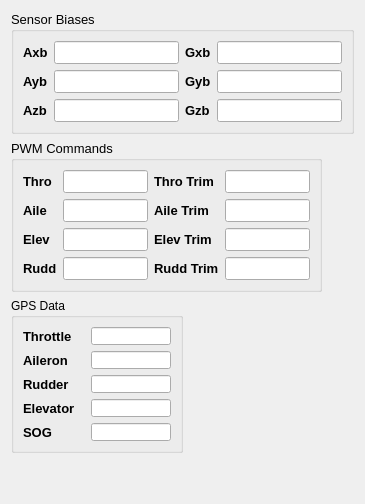
     <widget class="QWidget" name="tab">
      <attribute name="title">
       <string>Attitude</string>
      </attribute>
      <layout class="QGridLayout" name="gridLayout_26">
       <item row="0" column="0">
        <layout class="QVBoxLayout" name="verticalLayout_20">
         <item>
          <layout class="QVBoxLayout" name="verticalLayout_19">
           <item>
            <widget class="QGroupBox" name="sensorBiases_groupBox">
             <property name="minimumSize">
              <size>
               <width>0</width>
               <height>0</height>
              </size>
             </property>
             <property name="maximumSize">
              <size>
               <width>16777215</width>
               <height>16777215</height>
              </size>
             </property>
             <property name="font">
              <font>
               <pointsize>10</pointsize>
              </font>
             </property>
             <property name="title">
              <string>Sensor Biases</string>
             </property>
             <layout class="QGridLayout" name="gridLayout_6">
              <item row="0" column="0">
               <layout class="QHBoxLayout" name="horizontalLayout_7">
                <item>
                 <layout class="QVBoxLayout" name="verticalLayout_14">
                  <item>
                   <widget class="QLabel" name="label_10">
                    <property name="minimumSize">
                     <size>
                      <width>0</width>
                      <height>0</height>
                     </size>
                    </property>
                    <property name="maximumSize">
                     <size>
                      <width>16777215</width>
                      <height>16777215</height>
                     </size>
                    </property>
                    <property name="font">
                     <font>
                      <pointsize>10</pointsize>
                      <weight>75</weight>
                      <bold>true</bold>
                     </font>
                    </property>
                    <property name="text">
                     <string>Axb</string>
                    </property>
                   </widget>
                  </item>
                  <item>
                   <widget class="QLabel" name="label_11">
                    <property name="minimumSize">
                     <size>
                      <width>0</width>
                      <height>0</height>
                     </size>
                    </property>
                    <property name="maximumSize">
                     <size>
                      <width>16777215</width>
                      <height>16777215</height>
                     </size>
                    </property>
                    <property name="font">
                     <font>
                      <pointsize>10</pointsize>
                      <weight>75</weight>
                      <bold>true</bold>
                     </font>
                    </property>
                    <property name="text">
                     <string>Ayb</string>
                    </property>
                   </widget>
                  </item>
                  <item>
                   <widget class="QLabel" name="label_12">
                    <property name="minimumSize">
                     <size>
                      <width>0</width>
                      <height>0</height>
                     </size>
                    </property>
                    <property name="maximumSize">
                     <size>
                      <width>16777215</width>
                      <height>16777215</height>
                     </size>
                    </property>
                    <property name="font">
                     <font>
                      <pointsize>10</pointsize>
                      <weight>75</weight>
                      <bold>true</bold>
                     </font>
                    </property>
                    <property name="text">
                     <string>Azb</string>
                    </property>
                   </widget>
                  </item>
                 </layout>
                </item>
                <item>
                 <layout class="QVBoxLayout" name="verticalLayout_13">
                  <item>
                   <widget class="QLineEdit" name="m_AxBiases"/>
                  </item>
                  <item>
                   <widget class="QLineEdit" name="m_AyBiases"/>
                  </item>
                  <item>
                   <widget class="QLineEdit" name="m_AzBiases"/>
                  </item>
                 </layout>
                </item>
               </layout>
              </item>
              <item row="0" column="1">
               <layout class="QHBoxLayout" name="horizontalLayout_8">
                <item>
                 <layout class="QVBoxLayout" name="verticalLayout_16">
                  <item>
                   <widget class="QLabel" name="label_13">
                    <property name="minimumSize">
                     <size>
                      <width>0</width>
                      <height>0</height>
                     </size>
                    </property>
                    <property name="maximumSize">
                     <size>
                      <width>16777215</width>
                      <height>16777215</height>
                     </size>
                    </property>
                    <property name="font">
                     <font>
                      <pointsize>10</pointsize>
                      <weight>75</weight>
                      <bold>true</bold>
                     </font>
                    </property>
                    <property name="text">
                     <string>Gxb</string>
                    </property>
                   </widget>
                  </item>
                  <item>
                   <widget class="QLabel" name="label_14">
                    <property name="minimumSize">
                     <size>
                      <width>0</width>
                      <height>0</height>
                     </size>
                    </property>
                    <property name="maximumSize">
                     <size>
                      <width>16777215</width>
                      <height>16777215</height>
                     </size>
                    </property>
                    <property name="font">
                     <font>
                      <pointsize>10</pointsize>
                      <weight>75</weight>
                      <bold>true</bold>
                     </font>
                    </property>
                    <property name="text">
                     <string>Gyb</string>
                    </property>
                   </widget>
                  </item>
                  <item>
                   <widget class="QLabel" name="label_15">
                    <property name="minimumSize">
                     <size>
                      <width>0</width>
                      <height>0</height>
                     </size>
                    </property>
                    <property name="maximumSize">
                     <size>
                      <width>16777215</width>
                      <height>16777215</height>
                     </size>
                    </property>
                    <property name="font">
                     <font>
                      <pointsize>10</pointsize>
                      <weight>75</weight>
                      <bold>true</bold>
                     </font>
                    </property>
                    <property name="text">
                     <string>Gzb</string>
                    </property>
                   </widget>
                  </item>
                 </layout>
                </item>
                <item>
                 <layout class="QVBoxLayout" name="verticalLayout_15">
                  <item>
                   <widget class="QLineEdit" name="m_GxBiases"/>
                  </item>
                  <item>
                   <widget class="QLineEdit" name="m_GyBiases"/>
                  </item>
                  <item>
                   <widget class="QLineEdit" name="m_GzBiases"/>
                  </item>
                 </layout>
                </item>
               </layout>
              </item>
             </layout>
            </widget>
           </item>
           <item>
            <widget class="QGroupBox" name="PWMCommands_groupBox">
             <property name="minimumSize">
              <size>
               <width>0</width>
               <height>0</height>
              </size>
             </property>
             <property name="maximumSize">
              <size>
               <width>311</width>
               <height>171</height>
              </size>
             </property>
             <property name="font">
              <font>
               <pointsize>10</pointsize>
              </font>
             </property>
             <property name="title">
              <string>PWM Commands</string>
             </property>
             <layout class="QGridLayout" name="gridLayout_9">
              <item row="0" column="0">
               <layout class="QHBoxLayout" name="horizontalLayout_5">
                <item>
                 <layout class="QVBoxLayout" name="verticalLayout_10">
                  <item>
                   <widget class="QLabel" name="label_16">
                    <property name="minimumSize">
                     <size>
                      <width>0</width>
                      <height>0</height>
                     </size>
                    </property>
                    <property name="maximumSize">
                     <size>
                      <width>16777215</width>
                      <height>16777215</height>
                     </size>
                    </property>
                    <property name="font">
                     <font>
                      <pointsize>10</pointsize>
                      <weight>75</weight>
                      <bold>true</bold>
                     </font>
                    </property>
                    <property name="text">
                     <string>Thro</string>
                    </property>
                   </widget>
                  </item>
                  <item>
                   <widget class="QLabel" name="label_17">
                    <property name="minimumSize">
                     <size>
                      <width>0</width>
                      <height>0</height>
                     </size>
                    </property>
                    <property name="maximumSize">
                     <size>
                      <width>16777215</width>
                      <height>16777215</height>
                     </size>
                    </property>
                    <property name="font">
                     <font>
                      <pointsize>10</pointsize>
                      <weight>75</weight>
                      <bold>true</bold>
                     </font>
                    </property>
                    <property name="text">
                     <string>Aile</string>
                    </property>
                   </widget>
                  </item>
                  <item>
                   <widget class="QLabel" name="label_18">
                    <property name="minimumSize">
                     <size>
                      <width>0</width>
                      <height>0</height>
                     </size>
                    </property>
                    <property name="maximumSize">
                     <size>
                      <width>16777215</width>
                      <height>16777215</height>
                     </size>
                    </property>
                    <property name="font">
                     <font>
                      <pointsize>10</pointsize>
                      <weight>75</weight>
                      <bold>true</bold>
                     </font>
                    </property>
                    <property name="text">
                     <string>Elev</string>
                    </property>
                   </widget>
                  </item>
                  <item>
                   <widget class="QLabel" name="label_19">
                    <property name="minimumSize">
                     <size>
                      <width>0</width>
                      <height>0</height>
                     </size>
                    </property>
                    <property name="maximumSize">
                     <size>
                      <width>16777215</width>
                      <height>16777215</height>
                     </size>
                    </property>
                    <property name="font">
                     <font>
                      <pointsize>10</pointsize>
                      <weight>75</weight>
                      <bold>true</bold>
                     </font>
                    </property>
                    <property name="text">
                     <string>Rudd</string>
                    </property>
                   </widget>
                  </item>
                 </layout>
                </item>
                <item>
                 <layout class="QVBoxLayout" name="verticalLayout_2">
                  <item>
                   <widget class="QLineEdit" name="m_pwmThro">
                    <property name="sizePolicy">
                     <sizepolicy hsizetype="Expanding" vsizetype="Expanding">
                      <horstretch>0</horstretch>
                      <verstretch>0</verstretch>
                     </sizepolicy>
                    </property>
                    <property name="minimumSize">
                     <size>
                      <width>0</width>
                      <height>0</height>
                     </size>
                    </property>
                    <property name="maximumSize">
                     <size>
                      <width>16777215</width>
                      <height>16777215</height>
                     </size>
                    </property>
                   </widget>
                  </item>
                  <item>
                   <widget class="QLineEdit" name="m_pwmAile">
                    <property name="sizePolicy">
                     <sizepolicy hsizetype="Expanding" vsizetype="Fixed">
                      <horstretch>60</horstretch>
                      <verstretch>18</verstretch>
                     </sizepolicy>
                    </property>
                    <property name="minimumSize">
                     <size>
                      <width>0</width>
                      <height>0</height>
                     </size>
                    </property>
                    <property name="maximumSize">
                     <size>
                      <width>16777215</width>
                      <height>16777215</height>
                     </size>
                    </property>
                   </widget>
                  </item>
                  <item>
                   <widget class="QLineEdit" name="m_pwmElev">
                    <property name="sizePolicy">
                     <sizepolicy hsizetype="Expanding" vsizetype="Fixed">
                      <horstretch>60</horstretch>
                      <verstretch>18</verstretch>
                     </sizepolicy>
                    </property>
                    <property name="minimumSize">
                     <size>
                      <width>0</width>
                      <height>0</height>
                     </size>
                    </property>
                    <property name="maximumSize">
                     <size>
                      <width>16777215</width>
                      <height>16777215</height>
                     </size>
                    </property>
                   </widget>
                  </item>
                  <item>
                   <widget class="QLineEdit" name="m_pwmRudd">
                    <property name="sizePolicy">
                     <sizepolicy hsizetype="Expanding" vsizetype="Fixed">
                      <horstretch>60</horstretch>
                      <verstretch>18</verstretch>
                     </sizepolicy>
                    </property>
                    <property name="minimumSize">
                     <size>
                      <width>0</width>
                      <height>0</height>
                     </size>
                    </property>
                    <property name="maximumSize">
                     <size>
                      <width>16777215</width>
                      <height>16777215</height>
                     </size>
                    </property>
                   </widget>
                  </item>
                 </layout>
                </item>
               </layout>
              </item>
              <item row="0" column="1">
               <layout class="QHBoxLayout" name="horizontalLayout_6">
                <item>
                 <layout class="QVBoxLayout" name="verticalLayout_11">
                  <item>
                   <widget class="QLabel" name="label_21">
                    <property name="minimumSize">
                     <size>
                      <width>0</width>
                      <height>0</height>
                     </size>
                    </property>
                    <property name="maximumSize">
                     <size>
                      <width>16777215</width>
                      <height>16777215</height>
                     </size>
                    </property>
                    <property name="font">
                     <font>
                      <pointsize>10</pointsize>
                      <weight>75</weight>
                      <bold>true</bold>
                     </font>
                    </property>
                    <property name="text">
                     <string>Thro Trim</string>
                    </property>
                   </widget>
                  </item>
                  <item>
                   <widget class="QLabel" name="label_22">
                    <property name="minimumSize">
                     <size>
                      <width>0</width>
                      <height>0</height>
                     </size>
                    </property>
                    <property name="maximumSize">
                     <size>
                      <width>16777215</width>
                      <height>16777215</height>
                     </size>
                    </property>
                    <property name="font">
                     <font>
                      <pointsize>10</pointsize>
                      <weight>75</weight>
                      <bold>true</bold>
                     </font>
                    </property>
                    <property name="text">
                     <string>Aile Trim</string>
                    </property>
                   </widget>
                  </item>
                  <item>
                   <widget class="QLabel" name="label_23">
                    <property name="minimumSize">
                     <size>
                      <width>0</width>
                      <height>0</height>
                     </size>
                    </property>
                    <property name="maximumSize">
                     <size>
                      <width>16777215</width>
                      <height>16777215</height>
                     </size>
                    </property>
                    <property name="font">
                     <font>
                      <pointsize>10</pointsize>
                      <weight>75</weight>
                      <bold>true</bold>
                     </font>
                    </property>
                    <property name="text">
                     <string>Elev Trim</string>
                    </property>
                   </widget>
                  </item>
                  <item>
                   <widget class="QLabel" name="label_24">
                    <property name="minimumSize">
                     <size>
                      <width>0</width>
                      <height>0</height>
                     </size>
                    </property>
                    <property name="maximumSize">
                     <size>
                      <width>16777215</width>
                      <height>16777215</height>
                     </size>
                    </property>
                    <property name="font">
                     <font>
                      <pointsize>10</pointsize>
                      <weight>75</weight>
                      <bold>true</bold>
                     </font>
                    </property>
                    <property name="text">
                     <string>Rudd Trim</string>
                    </property>
                   </widget>
                  </item>
                 </layout>
                </item>
                <item>
                 <layout class="QVBoxLayout" name="verticalLayout_12">
                  <item>
                   <widget class="QLineEdit" name="m_pwmThroTrim">
                    <property name="sizePolicy">
                     <sizepolicy hsizetype="Expanding" vsizetype="Fixed">
                      <horstretch>60</horstretch>
                      <verstretch>18</verstretch>
                     </sizepolicy>
                    </property>
                    <property name="minimumSize">
                     <size>
                      <width>0</width>
                      <height>0</height>
                     </size>
                    </property>
                    <property name="maximumSize">
                     <size>
                      <width>16777215</width>
                      <height>16777215</height>
                     </size>
                    </property>
                   </widget>
                  </item>
                  <item>
                   <widget class="QLineEdit" name="m_pwmAileTrim">
                    <property name="sizePolicy">
                     <sizepolicy hsizetype="Expanding" vsizetype="Fixed">
                      <horstretch>60</horstretch>
                      <verstretch>18</verstretch>
                     </sizepolicy>
                    </property>
                    <property name="minimumSize">
                     <size>
                      <width>0</width>
                      <height>0</height>
                     </size>
                    </property>
                    <property name="maximumSize">
                     <size>
                      <width>16777215</width>
                      <height>16777215</height>
                     </size>
                    </property>
                   </widget>
                  </item>
                  <item>
                   <widget class="QLineEdit" name="m_pwmElevTrim">
                    <property name="sizePolicy">
                     <sizepolicy hsizetype="Expanding" vsizetype="Fixed">
                      <horstretch>60</horstretch>
                      <verstretch>18</verstretch>
                     </sizepolicy>
                    </property>
                    <property name="minimumSize">
                     <size>
                      <width>0</width>
                      <height>0</height>
                     </size>
                    </property>
                    <property name="maximumSize">
                     <size>
                      <width>16777215</width>
                      <height>16777215</height>
                     </size>
                    </property>
                   </widget>
                  </item>
                  <item>
                   <widget class="QLineEdit" name="m_pwmRuddTrim">
                    <property name="sizePolicy">
                     <sizepolicy hsizetype="Expanding" vsizetype="Fixed">
                      <horstretch>60</horstretch>
                      <verstretch>18</verstretch>
                     </sizepolicy>
                    </property>
                    <property name="minimumSize">
                     <size>
                      <width>0</width>
                      <height>0</height>
                     </size>
                    </property>
                    <property name="maximumSize">
                     <size>
                      <width>16777215</width>
                      <height>16777215</height>
                     </size>
                    </property>
                   </widget>
                  </item>
                 </layout>
                </item>
               </layout>
              </item>
             </layout>
            </widget>
           </item>
           <item>
            <layout class="QHBoxLayout" name="horizontalLayout_10">
             <item>
              <widget class="QGroupBox" name="gpsData_groupBox_2">
               <property name="title">
                <string>GPS Data</string>
               </property>
               <layout class="QGridLayout" name="gridLayout_23">
                <item row="0" column="0">
                 <layout class="QHBoxLayout" name="horizontalLayout_9">
                  <item>
                   <layout class="QVBoxLayout" name="verticalLayout_18">
                    <item>
                     <widget class="QLabel" name="label_77">
                      <property name="font">
                       <font>
                        <pointsize>10</pointsize>
                        <weight>75</weight>
                        <bold>true</bold>
                       </font>
                      </property>
                      <property name="text">
                       <string>Throttle</string>
                      </property>
                     </widget>
                    </item>
                    <item>
                     <widget class="QLabel" name="label_78">
                      <property name="font">
                       <font>
                        <pointsize>10</pointsize>
                        <weight>75</weight>
                        <bold>true</bold>
                       </font>
                      </property>
                      <property name="text">
                       <string>Aileron</string>
                      </property>
                     </widget>
                    </item>
                    <item>
                     <widget class="QLabel" name="label_79">
                      <property name="font">
                       <font>
                        <pointsize>10</pointsize>
                        <weight>75</weight>
                        <bold>true</bold>
                       </font>
                      </property>
                      <property name="text">
                       <string>Rudder</string>
                      </property>
                     </widget>
                    </item>
                    <item>
                     <widget class="QLabel" name="label_80">
                      <property name="font">
                       <font>
                        <pointsize>10</pointsize>
                        <weight>75</weight>
                        <bold>true</bold>
                       </font>
                      </property>
                      <property name="text">
                       <string>Elevator</string>
                      </property>
                     </widget>
                    </item>
                    <item>
                     <widget class="QLabel" name="label_81">
                      <property name="font">
                       <font>
                        <pointsize>10</pointsize>
                        <weight>75</weight>
                        <bold>true</bold>
                       </font>
                      </property>
                      <property name="text">
                       <string>SOG</string>
                      </property>
                     </widget>
                    </item>
                   </layout>
                  </item>
                  <item>
                   <layout class="QVBoxLayout" name="verticalLayout_17">
                    <item>
                     <widget class="QLineEdit" name="tbRCThrottle">
                      <property name="minimumSize">
                       <size>
                        <width>60</width>
                        <height>18</height>
                       </size>
                      </property>
                      <property name="maximumSize">
                       <size>
                        <width>80</width>
                        <height>18</height>
                       </size>
                      </property>
                      <property name="font">
                       <font>
                        <pointsize>10</pointsize>
                       </font>
                      </property>
                     </widget>
                    </item>
                    <item>
                     <widget class="QLineEdit" name="tbRCAileron">
                      <property name="minimumSize">
                       <size>
                        <width>60</width>
                        <height>18</height>
                       </size>
                      </property>
                      <property name="maximumSize">
                       <size>
                        <width>80</width>
                        <height>18</height>
                       </size>
                      </property>
                      <property name="font">
                       <font>
                        <pointsize>10</pointsize>
                       </font>
                      </property>
                     </widget>
                    </item>
                    <item>
                     <widget class="QLineEdit" name="tbRCRudder">
                      <property name="minimumSize">
                       <size>
                        <width>60</width>
                        <height>18</height>
                       </size>
                      </property>
                      <property name="maximumSize">
                       <size>
                        <width>80</width>
                        <height>18</height>
                       </size>
                      </property>
                      <property name="font">
                       <font>
                        <pointsize>10</pointsize>
                       </font>
                      </property>
                     </widget>
                    </item>
                    <item>
                     <widget class="QLineEdit" name="tbRCElevator">
                      <property name="minimumSize">
                       <size>
                        <width>60</width>
                        <height>18</height>
                       </size>
                      </property>
                      <property name="maximumSize">
                       <size>
                        <width>80</width>
                        <height>18</height>
                       </size>
                      </property>
                      <property name="font">
                       <font>
                        <pointsize>10</pointsize>
                       </font>
                      </property>
                     </widget>
                    </item>
                    <item>
                     <widget class="QLineEdit" name="m_GpsSog_2">
                      <property name="minimumSize">
                       <size>
                        <width>60</width>
                        <height>18</height>
                       </size>
                      </property>
                      <property name="maximumSize">
                       <size>
                        <width>80</width>
                        <height>18</height>
                       </size>
                      </property>
                      <property name="font">
                       <font>
                        <pointsize>10</pointsize>
                       </font>
                      </property>
                     </widget>
                    </item>
                   </layout>
                  </item>
                 </layout>
                </item>
               </layout>
              </widget>
             </item>
             <item>
              <spacer name="horizontalSpacer_2">
               <property name="orientation">
                <enum>Qt::Horizontal</enum>
               </property>
               <property name="sizeHint" stdset="0">
                <size>
                 <width>40</width>
                 <height>20</height>
                </size>
               </property>
              </spacer>
             </item>
            </layout>
           </item>
          </layout>
         </item>
         <item>
          <spacer name="verticalSpacer_6">
           <property name="orientation">
            <enum>Qt::Vertical</enum>
           </property>
           <property name="sizeHint" stdset="0">
            <size>
             <width>20</width>
             <height>40</height>
            </size>
           </property>
          </spacer>
         </item>
        </layout>
       </item>
      </layout>
     </widget>
